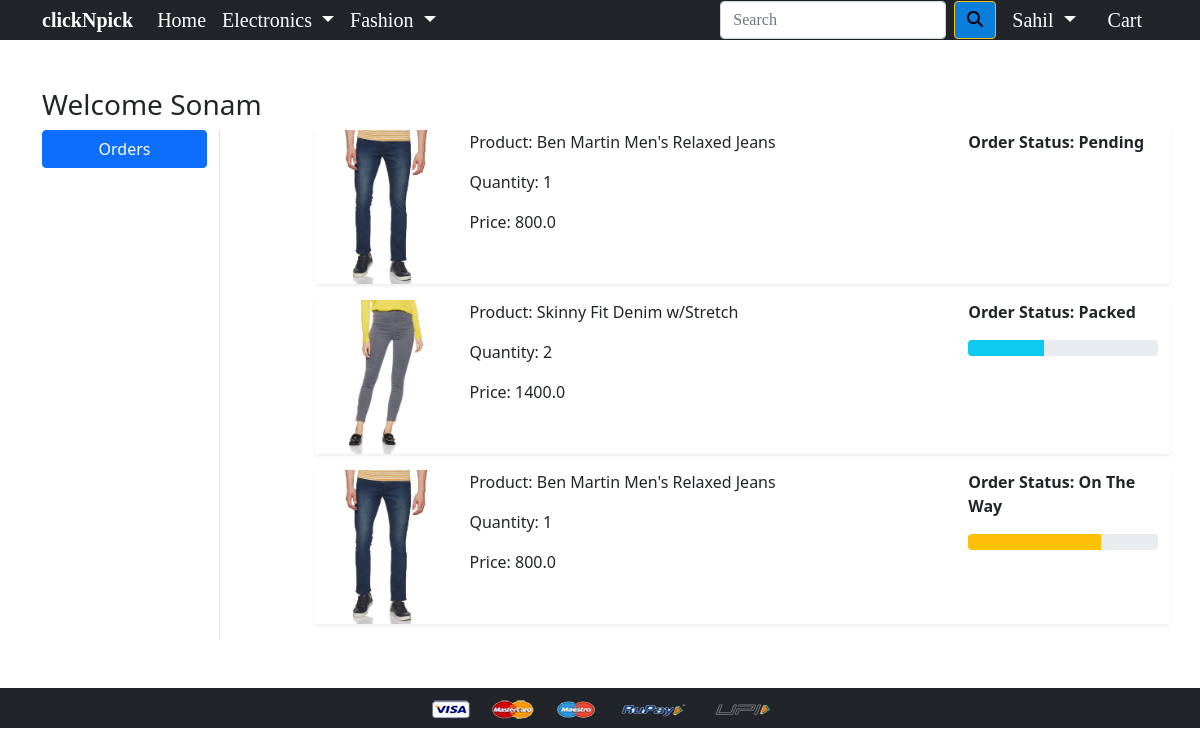
/orders/ (signed in), run on the app's committed database.
### app/models.py (models this page shows, shortened)
class OrderPlaced(models.Model):
 user = models.ForeignKey(User, on_delete=models.CASCADE)
 customer = models.ForeignKey(Customer, on_delete=models.CASCADE)
 product = models.ForeignKey(Product, on_delete=models.CASCADE)
 quantity = models.PositiveIntegerField(default=1)
 ordered_date = models.DateTimeField(auto_now_add=True)
 status = models.CharField(max_length=50,choices=STATUS_CHOICES,default='Pending')
 @property
 def total_cost(self):
   return self.quantity * self.product.discounted_price

class Product(models.Model):
 title = models.CharField(max_length=100)
 selling_price = models.FloatField()
 discounted_price = models.FloatField()
 description = models.TextField()
 brand = models.CharField(max_length=100)
 category = models.CharField( choices=CATEGORY_CHOICES, max_length=2)
 product_image = models.ImageField(upload_to='productimg')

### app/views.py (the view)
# urls.py: path('orders/', views.orders, name='orders'),
@login_required
def orders(request):
	op = OrderPlaced.objects.filter(user=request.user)
	return render(request, 'app/orders.html', {'order_placed':op})

### app/templates/app/orders.html (shortened to what this page needs)
{% extends 'app/base.html' %}
{% load static %}
{% block main-content %}
<div class="container my-5">
 <div class="row">
 <h3>Welcome Sonam</h3>
  <div class="col-sm-2 border-end">
   <ul class="list-unstyled">
    <li class="d-grid"><a href="{% url 'orders' %}" class="btn btn-primary">Orders</a></li>
   </ul>
  </div>
  <div class="col-sm-9 offset-sm-1">
  {% for op in order_placed %}
   <div class="row shadow-sm mb-3">
    <div class="col-sm-2">
     <img src="{{op.product.product_image.url}}" alt="" srcset="" class="img-fluid" height="150" width="150">
    </div>
    <div class="col-sm-7">
     <p>Product: {{op.product.title}}</p>
     <p>Quantity: {{op.quantity}}</p>
     <p>Price: {{op.total_cost}}</p>
    </div>
    <div class="col-sm-3 fw-bold">
     <p>Order Status: {{op.status}}</p>
      {% if op.status == 'Packed' %}
      <div class="progress">
       <div class="progress-bar bg-info" role="progressbar" style="width: 40%" aria-valuenow="40" aria-valuemin="0" aria-valuemax="100"></div>
      </div>
      {% endif %}
      {% if op.status == 'On The Way' %}
      <div class="progress">
       <div class="progress-bar bg-warning" role="progressbar" style="width: 70%" aria-valuenow="70" aria-valuemin="0" aria-valuemax="100"></div>
      </div>
      {% endif %}
    </div>
   </div>
   {% endfor %}
  </div>
 </div>
</div>
{% endblock main-content %}

### app/templates/app/base.html (shortened to what this page needs)
<!doctype html>
{% load static %}
<html lang="en">
  <head>
    <link href="https://cdn.jsdelivr.net/npm/bootstrap@5.0.0-beta1/dist/css/bootstrap.min.css" rel="stylesheet">
    <link rel="stylesheet" href="{% static 'app/css/owl.carousel.min.css' %}">
    <link rel="stylesheet" href="{% static 'app/css/all.min.css' %}">
    <link rel="stylesheet" href="{% static 'app/css/style.css' %}">
  </head>
  <body>
    <nav class="navbar navbar-expand-lg navbar-dark bg-dark py-0 mb-0 h5" style="font-family: Times New Roman; font-size: 30" >
     <div class="container">
       <a class="navbar-brand" href="/" ><b>clickNpick</b></a>
       <div class="collapse navbar-collapse" id="navbarSupportedContent">
         <ul class="navbar-nav me-auto mb-2 mb-lg-0">
           <li class="nav-item">
             <a class="nav-link active" aria-current="page" href="/">Home</a>
           </li>
           <li class="nav-item dropdown">
             <a class="nav-link dropdown-toggle text-white" href="#" id="electronicsDropdown" role="button" data-bs-toggle="dropdown" aria-expanded="false">
               Electronics
             </a>
           </li>
           <li class="nav-item dropdown">
             <a class="nav-link dropdown-toggle text-white" href="#" id="fashionDropdown" role="button" data-bs-toggle="dropdown" aria-expanded="false">
               Fashion
             </a>
           </li>
         </ul>
         <form class="d-flex">
             <input class="form-control me-2" type="search" placeholder="Search" aria-label="Search">
           <button class="btn btn-warning" type="submit" style="background: #0b7dda" ><i class="fas fa-search"></i></button>
         </form>
         <div>
          <ul class="navbar-nav me-auto mb-2 mb-lg-0">
          {% if request.user.is_authenticated %}
           <li class="nav-item dropdown mx-2">
              <a class="nav-link dropdown-toggle text-white" href="#" id="profileDropdown" role="button" data-bs-toggle="dropdown" aria-expanded="false">
                {{request.user.username|capfirst}}
              </a>
            </li>
            <li class="nav-item mx-2">
              <a href="{% url 'showcart' %}" class="nav-link text-white"> Cart </a>
            </li>
            {% endif %}
          </ul>
         </div>
       </div>
     </div>
    </nav>
    {% block main-content %} {% endblock main-content %}
    <footer class="container-fluid bg-dark text-center p-2 mt-5">
        <img src="{% static 'app/images/payment.png' %}" alt="" srcset="" class="img-fluid" height="2px">
    </footer>
  </body>
</html>

### data on the page
OrderPlaced: product.product_image (picture), product "Ben Martin Men's Relaxed Jeans", quantity "1", total_cost "800.0", status "Pending"
OrderPlaced: product.product_image (picture), product "Skinny Fit Denim w/Stretch", quantity "2", total_cost "1400.0", status "Packed"
OrderPlaced: product.product_image (picture), product "Ben Martin Men's Relaxed Jeans", quantity "1", total_cost "800.0", status "On The Way"

### other printed values
{{ request.user.username|capfirst }} "Sahil"
